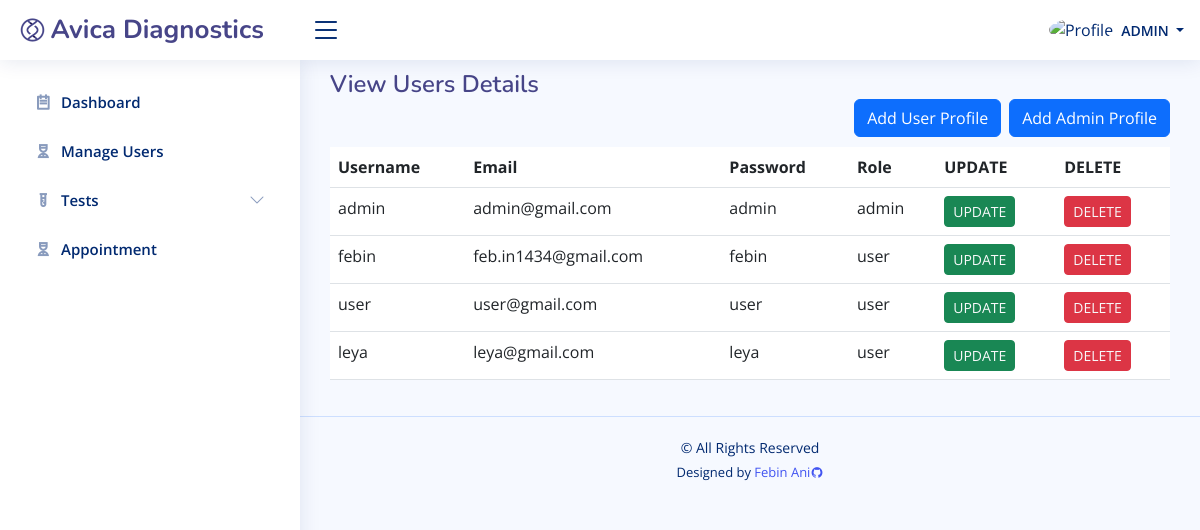
Screenshot of /admin/register.php (signed in) with the database file from the repository.
### tables this page shows
CREATE TABLE `tb_user` (
  `id` int(10) NOT NULL,
  `fname` text NOT NULL,
  `lname` text NOT NULL,
  `gender` varchar(30) NOT NULL,
  `contact` varchar(100) NOT NULL,
  `username` varchar(50) NOT NULL,
  `email` text NOT NULL,
  `pass` text NOT NULL,
  `dob` date NOT NULL,
  `address` text NOT NULL,
  `usertype` text NOT NULL,
  `date_created` datetime NOT NULL,
  `date_updated` datetime DEFAULT NULL
);

### admin/register.php (the view, shortened to what this page needs)
<?php
	include('constant/security.php');
	include('constant/header.php');
	include('constant/sidebar.php');
?>
<main id="main" class="main">
    <div class="pagetitle">
      <h1>View Users Details</h1>
      <div class="d-grid gap-2 d-md-flex justify-content-md-end">
        <button type="button" class="btn btn-primary" data-bs-toggle="modal" data-bs-target="#adduserprofile">
              Add User Profile
        </button>
        <button type="button" class="btn btn-primary" data-bs-toggle="modal" data-bs-target="#addadminprofile">
            Add Admin Profile
        </button>
      </div>
    </div>
    <section class="section">
      <div class="row">
        <div class="col-lg-12">
          <table class="table">
            <thead>
              <tr>
                <th scope="col">Username</th>
                <th scope="col">Email</th>
                <th scope="col">Password</th>
                <th scope="col">Role</th>
                <th scope="col">UPDATE</th>
                <th scope="col">DELETE</th>
              </tr>
            </thead>
            <tbody>
            <?php
              $res=mysqli_query($conn,"SELECT * FROM `tb_user`");
              if (mysqli_num_rows($res) > 0 ) {
                  while($row=mysqli_fetch_array($res)){
                      echo "<tr>";
                      echo "<td>".$row['username']."</td>";
                      echo "<td>".$row['email']."</td>";
                      echo "<td>".$row['pass']."</td>";
                      echo "<td>".$row['usertype']."</td>";
                      echo "<td>";
                      ?>
                        <button class="btn btn-success btn-sm">
                          <a class="link-light" href="update.php?id=<?php echo $row["id"]; ?>">
                          UPDATE</a>
                        </button>
                      <?php
                        echo "</td>";
                        echo "<td>";
                      ?>
                        <button class="btn btn-danger btn-sm" >
                          <a class="link-light" href="delete.php?id=<?php echo $row["id"]; ?>">DELETE
                        </button>
                      <?php
                      echo "</td>";
                      echo "</tr>";
                  }
              }
            ?>
            </tbody>
          </table>
        </div>
      </div>
    </section>
  </main>
<?php
  include('constant/footer.php');
?>

### admin/constant/header.php (shortened to what this page needs)
<!DOCTYPE html>
<html lang="en">
<head>
  <link href="assets/vendor/bootstrap/css/bootstrap.min.css" rel="stylesheet">
  <link href="assets/vendor/bootstrap-icons/bootstrap-icons.css" rel="stylesheet">
  <link href="assets/vendor/boxicons/css/boxicons.min.css" rel="stylesheet">
  <link href="assets/vendor/quill/quill.snow.css" rel="stylesheet">
  <link href="assets/vendor/quill/quill.bubble.css" rel="stylesheet">
  <link href="assets/vendor/remixicon/remixicon.css" rel="stylesheet">
  <link href="assets/vendor/simple-datatables/style.css" rel="stylesheet">
  <link href="assets/css/style.css" rel="stylesheet">
  <link rel="stylesheet" type="text/css" href="https://common.olemiss.edu/_js/sweet-alert/sweet-alert.css">
</head>
<body>
  <header id="header" class="header fixed-top d-flex align-items-center">
    <div class="d-flex align-items-center justify-content-between">
      <a href="index.php" class="logo d-flex align-items-center">
        <img src="assets/img/logo.png" alt="">
        <span class="d-none d-lg-block">Avica Diagnostics</span>
      </a>
      <i class="bi bi-list toggle-sidebar-btn"></i>
    </div>
    <nav class="header-nav ms-auto">
      <ul class="d-flex align-items-center">
        <li class="nav-item dropdown pe-3">
          <a class="nav-link nav-profile d-flex align-items-center pe-0" href="#" data-bs-toggle="dropdown">
            <img src="https://github.com/febin-ani.png" alt="Profile" class="rounded-circle">
            <span class="d-none d-md-block dropdown-toggle ps-2">
            <?php echo "<span class='text-uppercase'>" .$_SESSION['usertype']. "</span>"; ?>
            </span>
          </a>
        </li>
      </ul>
    </nav>
  </header>

### admin/constant/sidebar.php (shortened to what this page needs)
 <aside id="sidebar" class="sidebar">
<ul class="sidebar-nav" id="sidebar-nav">
  <li class="nav-item">
    <a class="nav-link collapsed" href="index.php">
      <i class="ri-todo-line"></i>
      <span>Dashboard</span>
    </a>
  </li>
  <li class="nav-item">
    <a class="nav-link collapsed" href="register.php">
      <i class="ri-nurse-line"></i>
      <span>Manage Users</span>
    </a>
  </li>
  <li class="nav-item">
    <a class="nav-link collapsed" data-bs-target="#test-nav" data-bs-toggle="collapse" href="#">
      <i class="ri-test-tube-line"></i><span>Tests</span><i class="bi bi-chevron-down ms-auto"></i>
    </a>
  </li>
  <li class="nav-item">
    <a class="nav-link collapsed" href="appointment.php">
      <i class="ri-nurse-line"></i>
      <span>Appointment</span>
    </a>
  </li>
</ul>
</aside>

### constant/footer.php (shortened to what this page needs)
 <footer id="footer" class="footer">
    <div class="copyright">
      &copy;  All Rights Reserved
    </div>
    <div class="credits">
      Designed by <a href="https://github.com/febin-ani">Febin Ani<i class="ri-github-fill"></i></a>
    </div>
  </footer>
</body>
</html>

### admin/assets/css/style.css (style rules this page uses)
:root { scroll-behavior: smooth; }
body { font-family: "Open Sans", sans-serif; background: #f6f9ff; color: #444444; }
a { color: #4154f1; text-decoration: none; }
h1, h2, h3, h4, h5, h6 { font-family: "Nunito", sans-serif; }
#main { margin-top: 50px; padding: 20px 30px; transition: all 0.3s; }
.pagetitle { margin-bottom: 10px; }
.pagetitle h1 { font-size: 24px; margin-bottom: 0; font-weight: 600; color: rgb(71, 69, 136); }
.logo { line-height: 1; }
@media (min-width: 1200px) { .logo { width: 280px; } }
.logo img { max-height: 26px; margin-right: 6px; }
.logo span { font-size: 26px; font-weight: 700; color: rgb(71, 69, 136); font-family: "Nunito", sans-serif; }
.header { transition: all 0.5s; z-index: 997; height: 60px; box-shadow: 0px 2px 20px rgba(1, 41, 112, 0.1); background-color: #fff; padding-left: 20px; }
.header .toggle-sidebar-btn { font-size: 32px; padding-left: 10px; cursor: pointer; color: #012970; }
.header-nav ul { list-style: none; }
.header-nav>ul { margin: 0; padding: 0; }
.header-nav .nav-profile { color: #012970; }
.header-nav .nav-profile img { max-height: 36px; }
.header-nav .nav-profile span { font-size: 14px; font-weight: 600; }
.sidebar { position: fixed; top: 60px; left: 0; bottom: 0; width: 300px; z-index: 996; transition: all 0.3s; padding: 20px; overflow-y: auto; scrollbar-width: thin; scrollbar-color: #aab7cf transparent; box-shadow: 0px 0px 20px rgba(1, 41, 112, 0.1); background-color: #fff; }
@media (min-width: 1200px) { #main, #footer { margin-left: 300px; } }
.sidebar-nav { padding: 0; margin: 0; list-style: none; }
.sidebar-nav li { padding: 0; margin: 0; list-style: none; }
.sidebar-nav .nav-item { margin-bottom: 5px; }
.sidebar-nav .nav-link { display: flex; align-items: center; font-size: 15px; font-weight: 600; color: #4154f1; transition: 0.3; background: #f6f9ff; padding: 10px 15px; border-radius: 4px; }
.sidebar-nav .nav-link i { font-size: 16px; margin-right: 10px; color: #4154f1; }
.sidebar-nav .nav-link.collapsed { color: #012970; background: #fff; }
.sidebar-nav .nav-link.collapsed i { color: #899bbd; }
.sidebar-nav .nav-link .bi-chevron-down { margin-right: 0; transition: transform 0.2s ease-in-out; }
.footer { padding: 20px 0; font-size: 14px; transition: all 0.3s; border-top: 1px solid #cddfff; }
.footer .copyright { text-align: center; color: #012970; }
.footer .credits { padding-top: 5px; text-align: center; font-size: 13px; color: #012970; }

### rows the page displays
tb_user: username "admin", email "admin@gmail.com", pass "admin", usertype "admin"
tb_user: username "febin", email "feb.in1434@gmail.com", pass "febin", usertype "user"
tb_user: username "user", email "user@gmail.com", pass "user", usertype "user"
tb_user: username "leya", email "leya@gmail.com", pass "leya", usertype "user"

### other values shown
$_SESSION['usertype'] "ADMIN"
